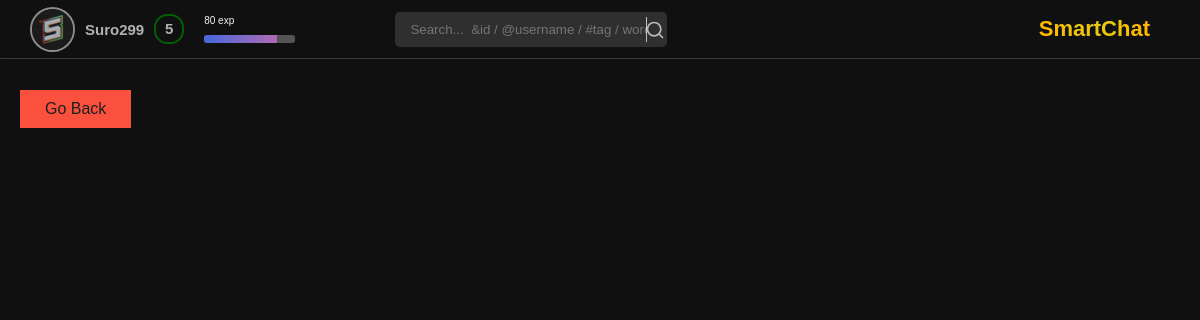
The page /us/lastest_update/ (signed in) on the database as committed earlier.
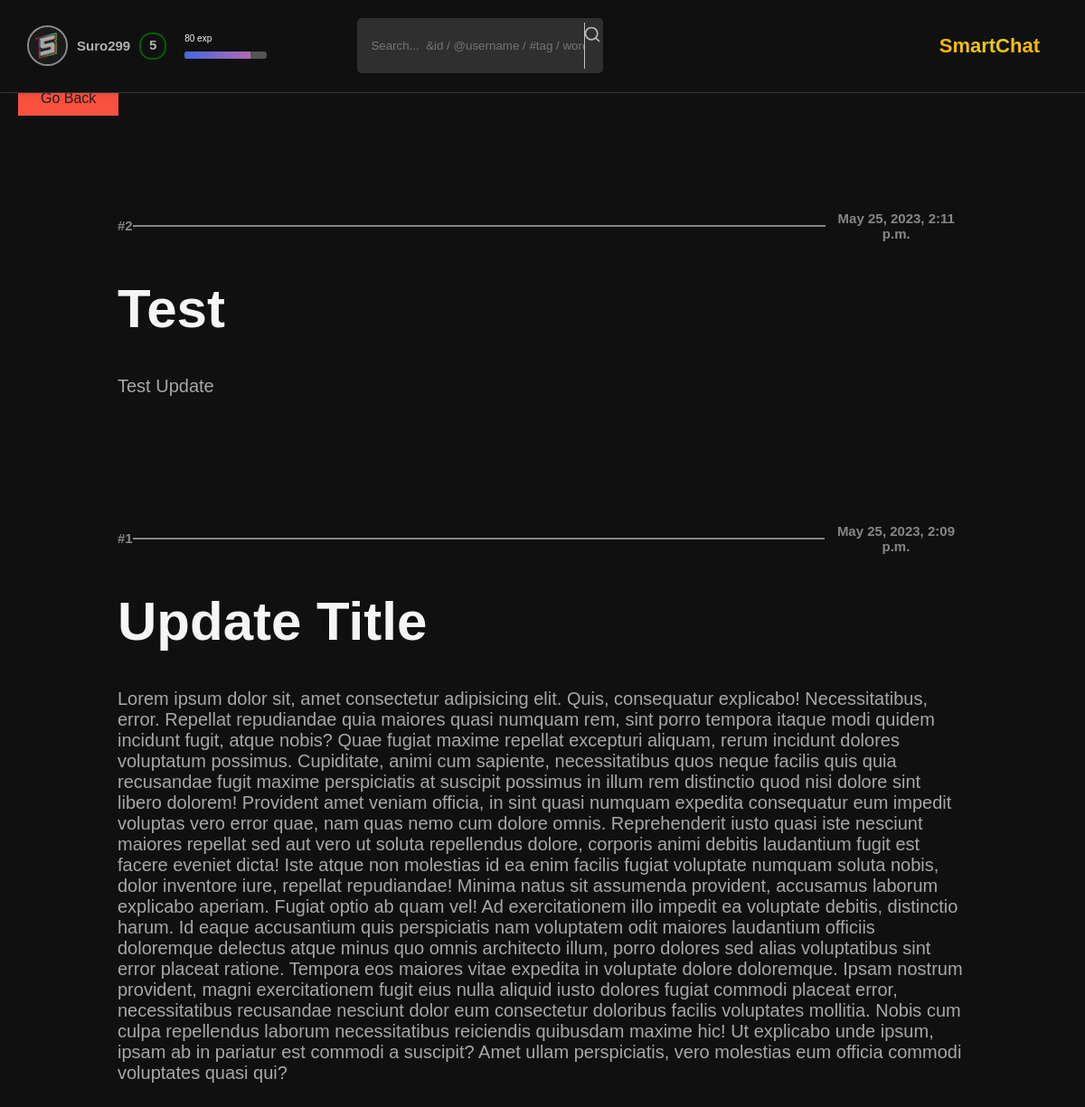
The same page on the database as committed later.
### about_us/models.py (models this page shows, shortened)
class LastestUpdate(models.Model):
    title = models.CharField("Update Title", max_length = 255)
    text = models.TextField("Update Text")
    date = models.DateTimeField(auto_created=True, default=timezone.now)
    class Meta:
        verbose_name = "Lastest Update"
        verbose_name_plural = "Lastest Updates"

### about_us/views.py (the view)
# urls.py: path("lastest_update/", views.lastest_update, name = "lastest_update"),
def lastest_update(request):
    if not (request.user.is_authenticated):
        return redirect("/")
    lastest_update = LastestUpdate.objects.all()[::-1]
    return render(request, "about_us/lastest_update.html", context = {
        "lastest_update": lastest_update
    })

### about_us/templates/about_us/lastest_update.html (shortened to what this page needs)
{% extends 'main/base.html' %}
{% load static %}
{% block css %}
    <link rel="stylesheet" href="{% static 'about_us/css/lastest_update/style.css' %}">
{% endblock %}
{% block main %}
    <button onclick="history.back()"> Go Back </button>
    <main>
        {% for i in lastest_update %}
        <section>
            <div>
                <h1>#{{ i.id }}</h1>
                <span></span>
                <h1> {{ i.date }} </h1>
            </div>
            <div>
                <h1> {{ i.title }} </h1>
                <p>
                    {{ i.text }}
                </p>
            </div>
        </section>
        {% endfor %}
    </main>
{% endblock %}

Rows that differ between the two databases and show on the page:
added LastestUpdate: id "2", date "May 25, 2023, 2:11 p.m.", title "Test", text "Test Update"
added LastestUpdate: id "1", date "May 25, 2023, 2:09 p.m.", title "Update Title", text "Lorem ipsum dolor sit, amet consectetur adipisicing elit. Quis, consequatur explicabo! Necessitatibus, error. Repellat repudiandae quia maiores quasi numquam rem, sint porro tempora itaque modi quidem incidunt fugit, atque nobis? Quae fugiat maxime repellat excepturi aliquam, rerum incidunt dolores voluptatum possimus. Cupiditate, animi cum sapiente, necessitatibus quos neque facilis quis quia recusandae fugit maxime perspiciatis at suscipit possimus in illum rem distinctio quod nisi dolore sint libero dolorem! Provident amet veniam officia, in sint quasi numquam expedita consequatur eum impedit voluptas vero error quae, nam quas nemo cum dolore omnis. Reprehenderit iusto quasi iste…"
